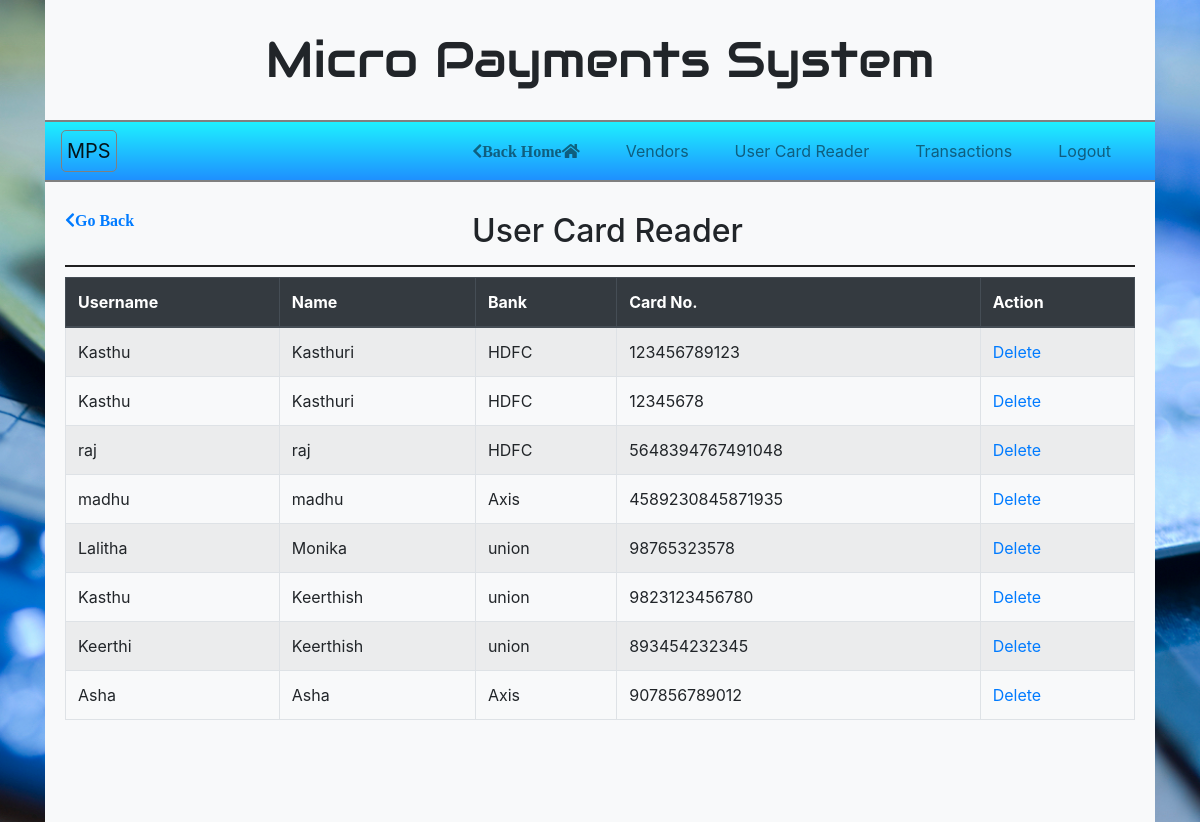
The page /usercards (signed in) on the database its author committed.
### cards/models.py (models this page shows)
class CardList(models.Model):
    username = models.CharField(max_length = 100)
    name = models.CharField(max_length = 100)
    bank = models.CharField(max_length = 100)
    card = models.BigIntegerField(validators = [MinLengthValidator(12)])
    pvtkey = models.CharField(null=True, max_length = 100)
    binary = models.CharField(null=True, max_length = 100)

### cards/views.py (the view)
# urls.py: path('usercards',views.userCards, name="userCards"),
def userCards(request):
	cards = CardList.objects.all()
	return render(request,'admin/user_cards.html', {'cards': cards})

### templates/admin/user_cards.html (shortened to what this page needs)
{% extends 'admin/puf.html' %}
{% load static %}
{% block content %}
{% if user.is_authenticated%}
	<a href="javascript:history.back()"><span class="go-back fas fa-chevron-left">Go Back</span></a>
	<h2 class="page-header text-justified">User Card Reader</h2>
	<form class="form-group" method="post">
		<table data-toggle="table" data-pagination="true" class="table table-bordered table-striped mydatatable">
			<thead class="thead-dark">
				<tr>
					<th>Username</th>
					<th>Name</th>
					<th>Bank</th>
					<th>Card No.</th>
					<th>Action</th>
				</tr>
			</thead>
			<tbody id="myTable">
				{% for cards in cards %}
					<tr>
						<td>{{ cards.username }}</td>
						<td>{{ cards.name }}</td>
						<td>{{ cards.bank }}</td>
						<td>{{ cards.card }}</td>
						<td><a href="../delete/{{ cards.id }}">Delete</a></td>
					</tr>
				{% endfor %}
			</tbody>
		</table>
	</form>
{% else %}
	<meta http-equiv="refresh" content="0; url={% url 'home' %}">
{% endif %}
{% endblock %}

### static/css/all.css (style rules this page uses)
.fa, .fas, .far, .fal, .fad, .fab { -moz-osx-font-smoothing: grayscale; -webkit-font-smoothing: antialiased; display: inline-block; font-style: normal; font-variant: normal; text-rendering: auto; line-height: 1; }
.fa-chevron-left:before { content: "\f053"; }
.fa, .fas { font-family: 'Font Awesome 5 Free'; font-weight: 900; }

### static/css/home.css (style rules this page uses)
* { margin: 0px; padding: 0px; }
body { background: url(../img/2.jpg); background-attachment: fixed; background-size: cover; }
.go-back { position: absolute; }
.page-header { padding: 0 15px 15px 30px; border-bottom: 2px solid #202020; text-align: center; font-weight: 10px; }
.table-bordered { margin-top: 10px; }

### rows shown on the page
CardList: username "Kasthu", name "Kasthuri", bank "HDFC", card "123456789123"
CardList: username "Kasthu", name "Kasthuri", bank "HDFC", card "12345678"
CardList: username "raj", name "raj", bank "HDFC", card "5648394767491048"
CardList: username "madhu", name "madhu", bank "Axis", card "4589230845871935"
CardList: username "Lalitha", name "Monika", bank "union", card "98765323578"
CardList: username "Kasthu", name "Keerthish", bank "union", card "9823123456780"
CardList: username "Keerthi", name "Keerthish", bank "union", card "893454232345"
CardList: username "Asha", name "Asha", bank "Axis", card "907856789012"
